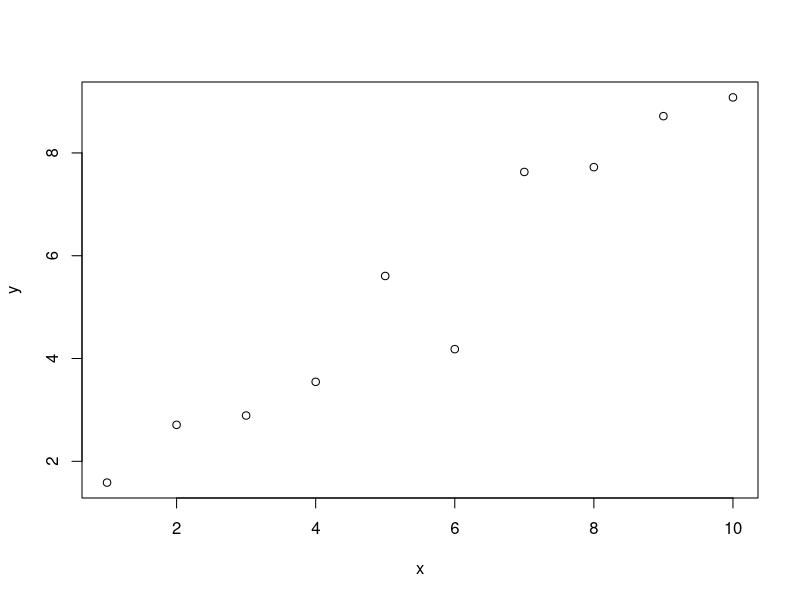

Reproduce this figure in R.
## ---- chunk 1
knitr::opts_chunk$set(echo = TRUE)
## ---- chunk 2
x=seq(1:10)
x
## ---- chunk 3
mean(x)
sd(x)

## ---- chunk 4
set.seed(12345)
y=x+rnorm(10)
y
mean(y)
sd(y)
## ---- chunk 5
plot(x,y)
## ---- chunk 6
cor(x,y)
